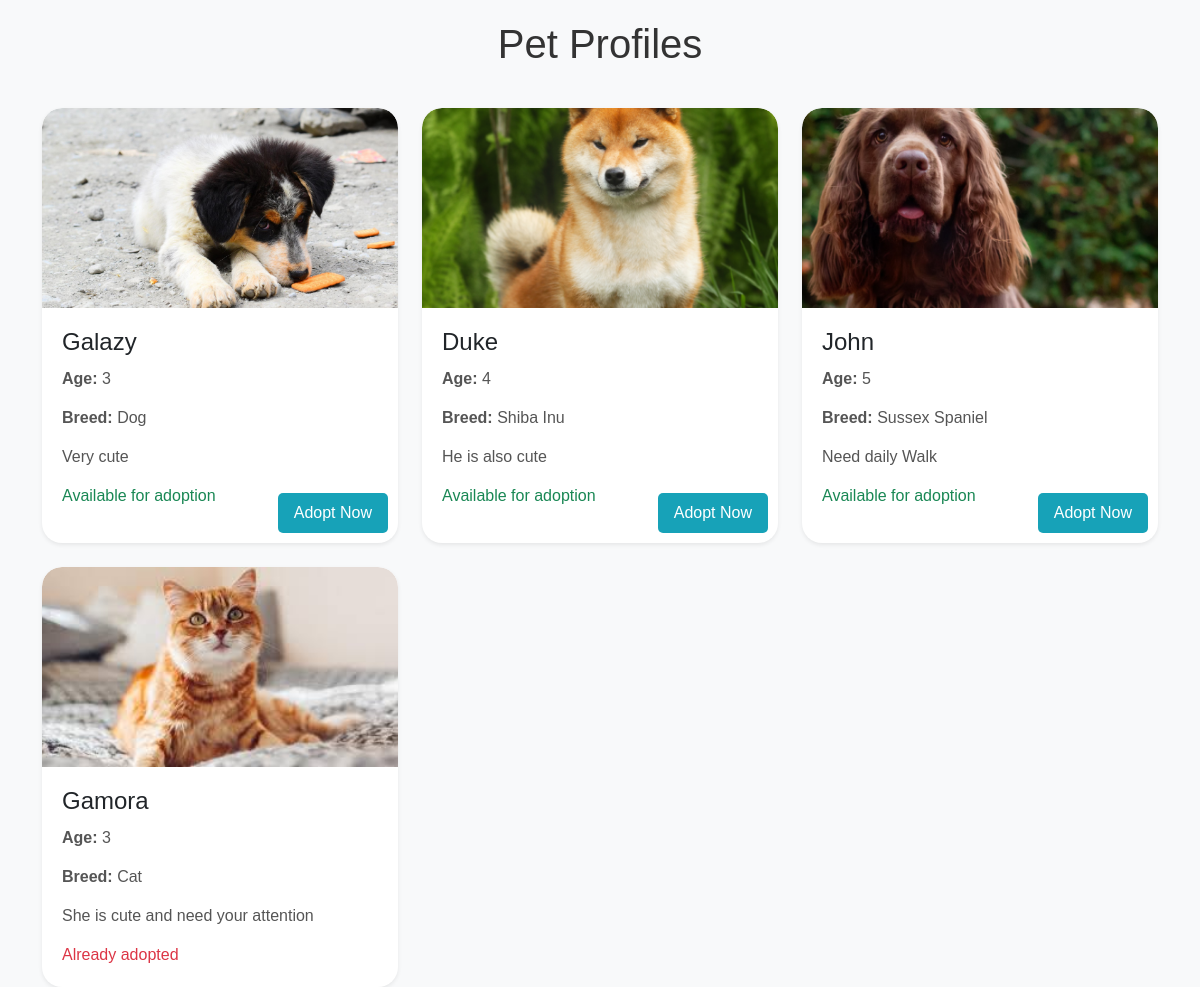
The app's page /pet-profiles/, older data.
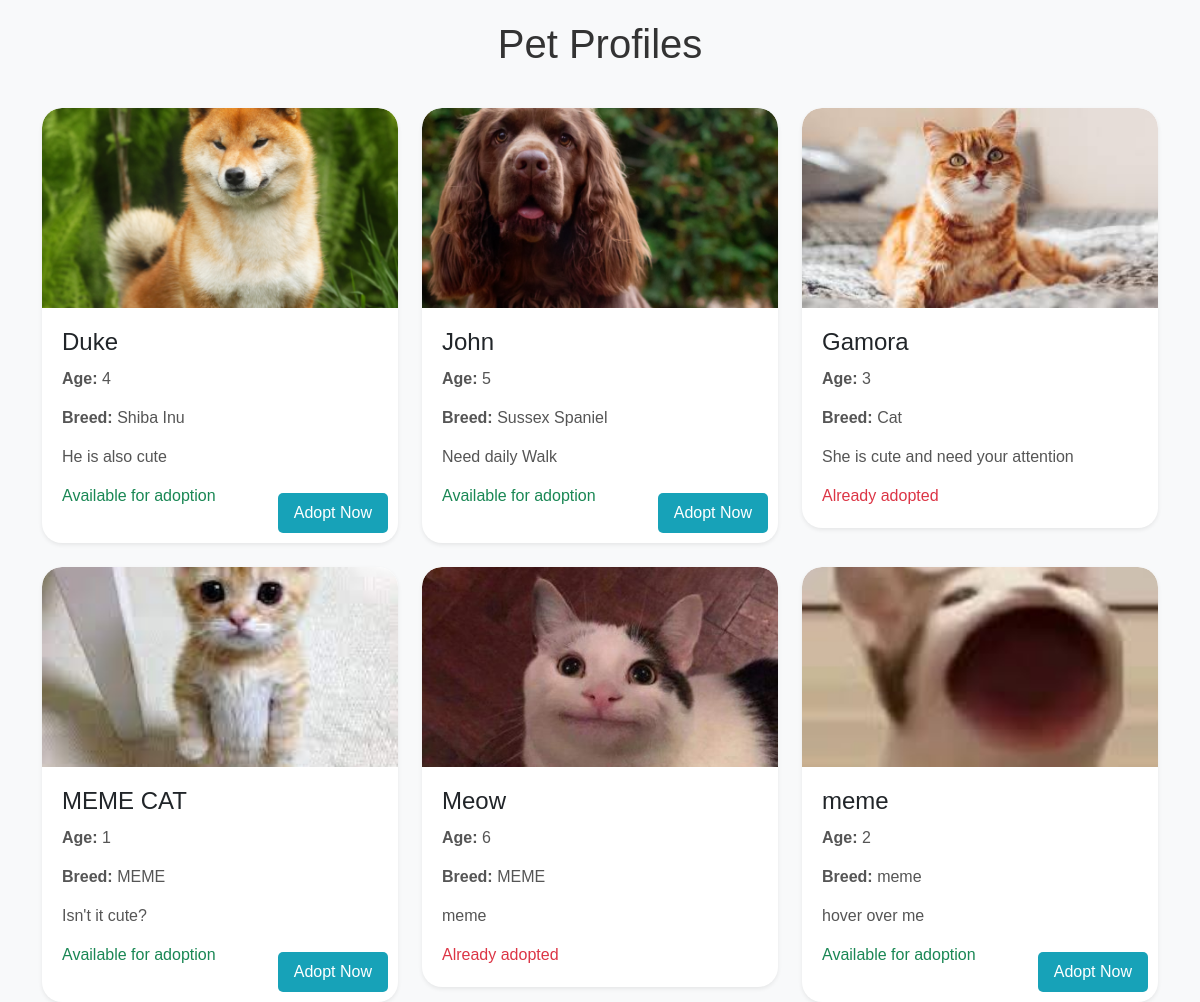
The same page, newer data.
### pets/models.py (models this page shows, shortened)
class Pet(models.Model):
    name = models.CharField(max_length=100)
    age = models.IntegerField()
    breed = models.CharField(max_length=100)
    description = models.TextField()
    photo = models.ImageField(upload_to='static/pet_photos/')
    medical_history = models.TextField()
    adoption_status = models.BooleanField(default=False)
    TEMPERAMENT_CHOICES = (
        ('friendly', 'Friendly'),
        ('calm', 'Calm'),
        ('playful', 'Playful'),
    )
    SIZE_CHOICES = (
        ('small', 'Small'),
        ('medium', 'Medium'),
        ('large', 'Large'),
    )
    SPECIES_CHOICES = (
        ('dog', 'Dog'),
        ('cat', 'Cat'),
    )
    species = models.CharField(max_length=50, choices=SPECIES_CHOICES,null=True)
    size = models.CharField(max_length=10, choices=SIZE_CHOICES, null=True, blank=True)
    temperament = models.CharField(max_length=50, choices=TEMPERAMENT_CHOICES,null=True)

### pets/views.py (the view)
# urls.py: path('pet-profiles/', pet_profiles, name='pet_profiles'),
def pet_profiles(request):
    pets = Pet.objects.all()  # Fetch all pets from the database
    return render(request, 'pets/pet_profiles.html', {'pets': pets})

### PawsitiveAdoptionHub/templates/pets/pet_profiles.html (shortened to what this page needs)
<!DOCTYPE html>
<html>
<head>
    {% load static %}
    <link href="https://cdn.jsdelivr.net/npm/bootstrap@5.3.0/dist/css/bootstrap.min.css" rel="stylesheet">
</head>
<body>
    <div class="container">
        <h1>Pet Profiles</h1>
        <div class="row row-cols-1 row-cols-md-3 g-4">
            {% for pet in pets %}
            <div class="col">
                <div class="card shadow-sm">
                    <img src="{{ pet.photo.url }}" class="card-img-top" alt="{{ pet.name }} Photo">
                    <div class="card-body">
                        <h5 class="card-title">{{ pet.name }}</h5>
                        <p class="card-text"><strong>Age:</strong> {{ pet.age }}</p>
                        <p class="card-text"><strong>Breed:</strong> {{ pet.breed }}</p>
                        <p class="card-text">{{ pet.description }}</p>
                        {% if pet.adoption_status %}
                            <p class="card-text text-success">Available for adoption</p>
                            <a href="#" class="adopt-btn">Adopt Now</a>
                        {% else %}
                            <p class="card-text text-danger">Already adopted</p>
                        {% endif %}
                    </div>
                </div>
            </div>
            {% endfor %}
    </div>
</body>
</html>

### PawsitiveAdoptionHub/templates/pets/pet_profiles.html (style rules this page uses)
body { font-family: 'Arial', sans-serif; background-color: #f8f9fa; padding-top: 20px; }
h1 { text-align: center; margin-bottom: 40px; color: #333; }
.card { border-radius: 20px; overflow: hidden; position: relative; border: none; transition: transform 0.3s ease-in-out; }
.card img { border-top-left-radius: 20px; border-top-right-radius: 20px; height: 200px; object-fit: cover; object-position: center; }
.card-body { padding: 20px; }
.card-title { font-size: 24px; margin-bottom: 10px; }
.card-text { font-size: 16px; color: #555; margin-bottom: 15px; }
.adopt-btn { position: absolute; bottom: 10px; right: 10px; background-color: #17a2b8; color: #fff; padding: 8px 16px; border-radius: 5px; text-decoration: none; transition: background-color 0.3s ease-in-out; }

Row changes from the older to the newer data that the page shows:
removed Pet: photo (picture), name "Galazy", age "3", breed "Dog", description "Very cute", adoption_status "Available for adoption"
added Pet: photo (picture), name "MEME CAT", age "1", breed "MEME", description "Isn't it cute?", adoption_status "Available for adoption"
added Pet: photo (picture), name "Meow", age "6", breed "MEME", description "meme", adoption_status "Already adopted"
added Pet: photo (picture), name "meme", age "2", breed "meme", description "hover over me", adoption_status "Available for adoption"
